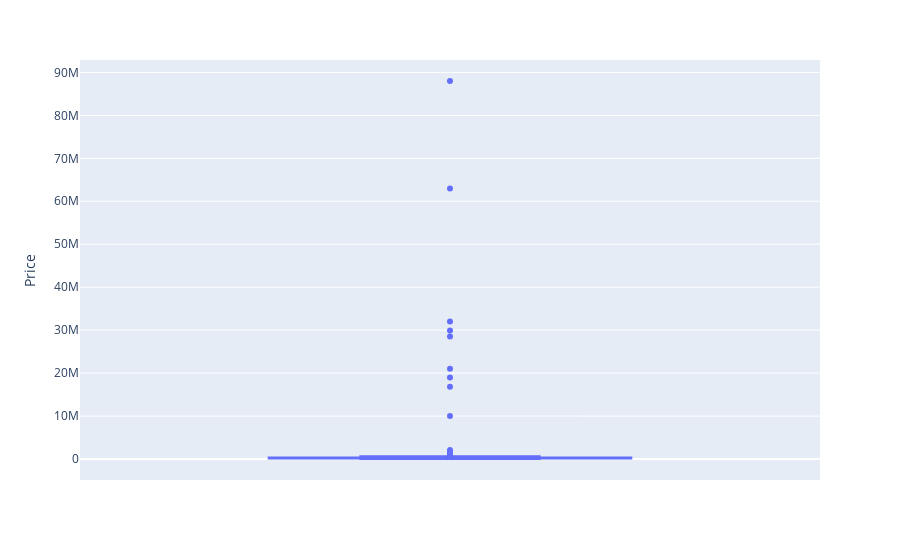

Write notebook code for a chart like this one.
### Code cell
px.box(data_frame=final_df, y='Price')

### Figure 1 — Plotly figure (JSON) as saved in the notebook; plotly's stock layout.template omitted (floating-point values rounded to 4 significant figures; data arrays with more than 128 entries replaced by an {"elided": "..."} marker saying what was removed)
{"data": [{"alignmentgroup": "True", "hovertemplate": "Price=%{y}<extra></extra>", "legendgroup": "", "marker": {"color": "#636efa"}, "name": "", "notched": false, "offsetgroup": "", "orientation": "v", "showlegend": false, "type": "box", "x0": " ", "xaxis": "x", "y": {"elided": "5054 int values"}, "y0": " ", "yaxis": "y"}], "layout": {"boxmode": "group", "legend": {"tracegroupgap": 0}, "margin": {"t": 60}, "xaxis": {"anchor": "y", "domain": [0, 1]}, "yaxis": {"anchor": "x", "domain": [0, 1], "title": {"text": "Price"}}}}
